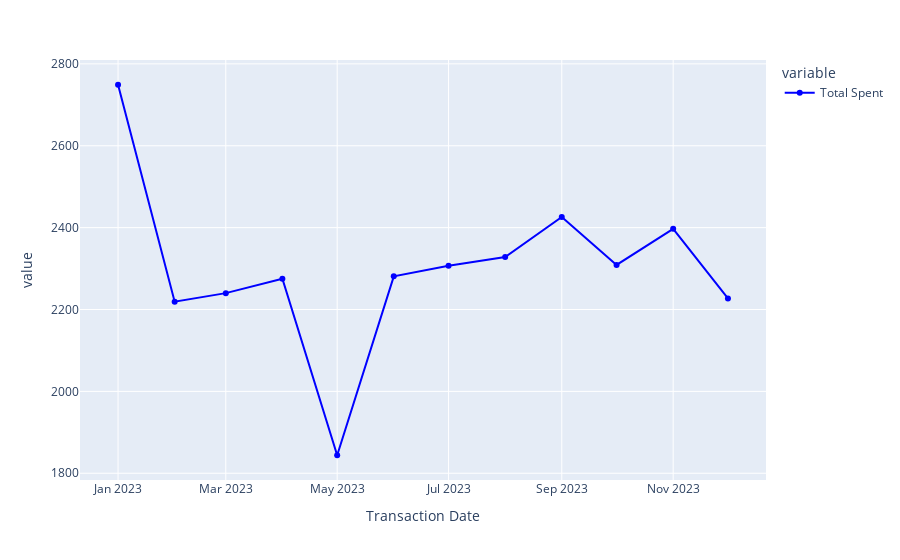

Write notebook code for a chart like this one.
### Code cell
px.line(data_frame=ss, color_discrete_sequence=["blue"],markers=True)

### Figure 1 — Plotly figure (JSON) as saved in the notebook; plotly's stock layout.template omitted (floating-point values rounded to 4 significant figures)
{"data": [{"hovertemplate": "variable=Total Spent<br>Transaction Date=%{x}<br>value=%{y}<extra></extra>", "legendgroup": "Total Spent", "line": {"color": "blue", "dash": "solid"}, "marker": {"symbol": "circle"}, "mode": "lines+markers", "name": "Total Spent", "orientation": "v", "showlegend": true, "type": "scatter", "x": ["2023-01-01T00:00:00", "2023-02-01T00:00:00", "2023-03-01T00:00:00", "2023-04-01T00:00:00", "2023-05-01T00:00:00", "2023-06-01T00:00:00", "2023-07-01T00:00:00", "2023-08-01T00:00:00", "2023-09-01T00:00:00", "2023-10-01T00:00:00", "2023-11-01T00:00:00", "2023-12-01T00:00:00"], "xaxis": "x", "y": [2749, 2219, 2240, 2275, 1844, 2281, 2307, 2328, 2426, 2309, 2397, 2227], "yaxis": "y"}], "layout": {"legend": {"title": {"text": "variable"}, "tracegroupgap": 0}, "margin": {"t": 60}, "xaxis": {"anchor": "y", "domain": [0, 1], "title": {"text": "Transaction Date"}}, "yaxis": {"anchor": "x", "domain": [0, 1], "title": {"text": "value"}}}}
